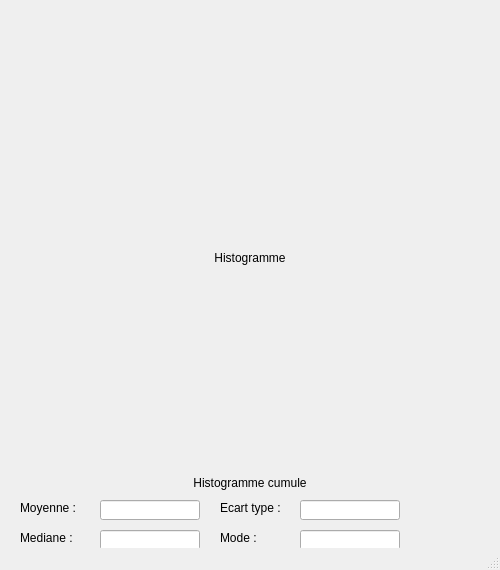
<?xml version="1.0" encoding="UTF-8"?>
<ui version="4.0">
 <class>GraphStat1DContinue</class>
 <widget class="QMainWindow" name="GraphStat1DContinue">
  <property name="geometry">
   <rect>
    <x>0</x>
    <y>0</y>
    <width>500</width>
    <height>570</height>
   </rect>
  </property>
  <property name="windowTitle">
   <string>GraphStat1DContinue</string>
  </property>
  <widget class="QWidget" name="centralWidget">
   <widget class="QLabel" name="labelHistogramme">
    <property name="geometry">
     <rect>
      <x>20</x>
      <y>250</y>
      <width>460</width>
      <height>15</height>
     </rect>
    </property>
    <property name="text">
     <string>Histogramme</string>
    </property>
    <property name="alignment">
     <set>Qt::AlignCenter</set>
    </property>
   </widget>
   <widget class="QLabel" name="labelHistogrammeCumule">
    <property name="geometry">
     <rect>
      <x>20</x>
      <y>475</y>
      <width>460</width>
      <height>15</height>
     </rect>
    </property>
    <property name="text">
     <string>Histogramme cumule</string>
    </property>
    <property name="alignment">
     <set>Qt::AlignCenter</set>
    </property>
   </widget>
   <widget class="QLabel" name="labelMoyenne">
    <property name="geometry">
     <rect>
      <x>20</x>
      <y>500</y>
      <width>80</width>
      <height>16</height>
     </rect>
    </property>
    <property name="text">
     <string>Moyenne :</string>
    </property>
   </widget>
   <widget class="QLineEdit" name="lineMoyenne">
    <property name="geometry">
     <rect>
      <x>100</x>
      <y>500</y>
      <width>100</width>
      <height>20</height>
     </rect>
    </property>
    <property name="readOnly">
     <bool>true</bool>
    </property>
   </widget>
   <widget class="QLabel" name="labelEcartType">
    <property name="geometry">
     <rect>
      <x>220</x>
      <y>500</y>
      <width>80</width>
      <height>16</height>
     </rect>
    </property>
    <property name="text">
     <string>Ecart type :</string>
    </property>
   </widget>
   <widget class="QLineEdit" name="lineEcartType">
    <property name="geometry">
     <rect>
      <x>300</x>
      <y>500</y>
      <width>100</width>
      <height>20</height>
     </rect>
    </property>
    <property name="readOnly">
     <bool>true</bool>
    </property>
   </widget>
   <widget class="QLabel" name="labelMediane">
    <property name="geometry">
     <rect>
      <x>20</x>
      <y>530</y>
      <width>80</width>
      <height>16</height>
     </rect>
    </property>
    <property name="text">
     <string>Mediane :</string>
    </property>
   </widget>
   <widget class="QLineEdit" name="lineMediane">
    <property name="geometry">
     <rect>
      <x>100</x>
      <y>530</y>
      <width>100</width>
      <height>20</height>
     </rect>
    </property>
    <property name="readOnly">
     <bool>true</bool>
    </property>
   </widget>
   <widget class="QLabel" name="labelMode">
    <property name="geometry">
     <rect>
      <x>220</x>
      <y>530</y>
      <width>80</width>
      <height>16</height>
     </rect>
    </property>
    <property name="text">
     <string>Mode :</string>
    </property>
   </widget>
   <widget class="QLineEdit" name="lineMode">
    <property name="geometry">
     <rect>
      <x>300</x>
      <y>530</y>
      <width>100</width>
      <height>20</height>
     </rect>
    </property>
    <property name="readOnly">
     <bool>true</bool>
    </property>
   </widget>
  </widget>
  <widget class="QMenuBar" name="menuBar">
   <property name="geometry">
    <rect>
     <x>0</x>
     <y>0</y>
     <width>500</width>
     <height>21</height>
    </rect>
   </property>
  </widget>
  <widget class="QStatusBar" name="statusBar"/>
 </widget>
 <layoutdefault spacing="6" margin="11"/>
 <resources/>
 <connections/>
</ui>
